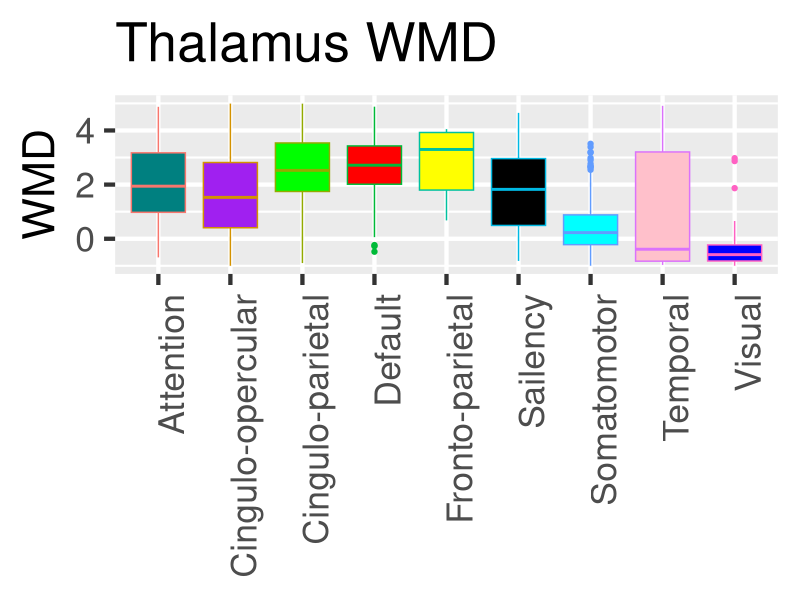
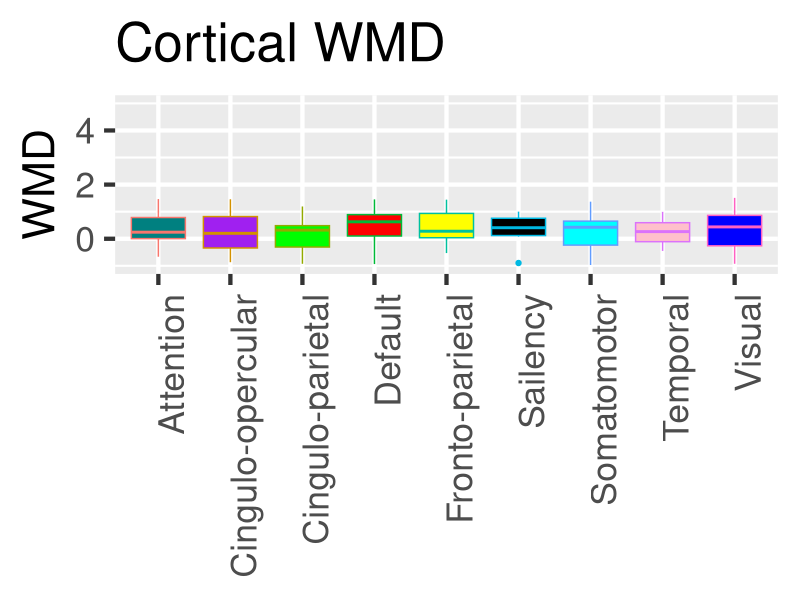
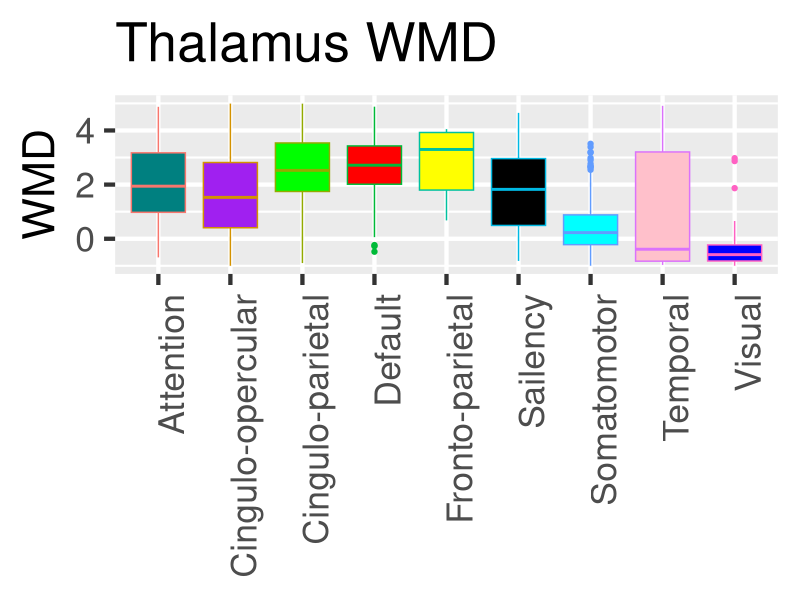
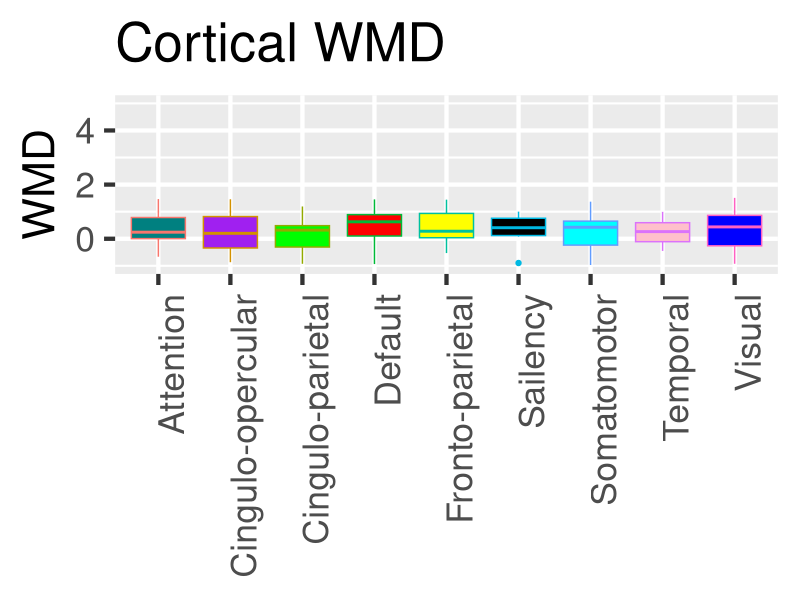

Write R code to recreate these figures, in order. (Note: this script raises an error after producing the figures.)
setwd('/Volumes/neuro/bin/FuncParcel/Data/')


# import libraries
library(ggplot2)
library(reshape2)

#load data

Thalamus_Data = read.csv('Thalamus_nodal.csv', header=TRUE)
Thalamus_Data <- Thalamus_Data[Thalamus_Data$PC<1,]  
#Thalamus_Data <- Thalamus_Data[Thalamus_Data$target_PC<20,]

Cortical_Data = read.csv('Cortical_nodal.csv', header=TRUE)
Cortical_Data <- Cortical_Data[Cortical_Data$PC>0,]  
Cortical_Data <- Cortical_Data[Cortical_Data$Associated.System!='Other',] 

CI_colors <- c("#008080", "purple", "green", "red", "yellow", "black", "cyan", "pink", "blue")

### boxplot to compare nodal roles between each partition, for thalamus and cortex
Variables_to_plot <- c('WMD'  ) #'NNC', 'BNWR', 'bcc' 'WMD'
for (v in Variables_to_plot){
  Thalamus_boxplot <- ggplot(data = Thalamus_Data, aes_string(x="Associated.System", y=v, fill="Associated.System", colour="Associated.System")) + geom_boxplot(outlier.colour = NULL) #+geom_point() + geom_jitter(position = position_jitter(width = .1))
  Thalamus_boxplot <- Thalamus_boxplot + ggtitle(paste("Thalamus", v)) + scale_fill_manual(values=CI_colors)  + theme_grey(base_size = 32)  + theme(axis.text.x=element_text(angle=90, hjust=1), axis.title.x=element_blank(), legend.position="none")
  Thalamus_boxplot <- Thalamus_boxplot + ylim( -1, 5)
  plot(Thalamus_boxplot)
  ggsave(filename = paste(v,'_tha_box.pdf', sep=''), plot = Thalamus_boxplot, units = c("in"),width=8, height=8) 

  Cortical_boxplot <- ggplot(data = Cortical_Data, aes_string(x="Associated.System", y=v, fill="Associated.System", colour="Associated.System")) + geom_boxplot(outlier.colour = NULL) #+geom_point() + geom_jitter(position = position_jitter(width = .1))
  Cortical_boxplot <- Cortical_boxplot + ggtitle(paste("Cortical", v))+ scale_fill_manual(values=CI_colors) + theme_grey(base_size = 32)  + theme(axis.text.x=element_text(angle=90, hjust=1), axis.title.x=element_blank(), legend.position="none")
  Cortical_boxplot <- Cortical_boxplot + ylim( -1, 5)
  plot(Cortical_boxplot)
  ggsave(filename = paste(v,'_cortical_box.pdf', sep=''), plot = Cortical_boxplot, units = c("in"),width=8, height=8) 
}

### plot to compare within thalamus nodal role
Variables_to_plot <- c('PC','within_PC','WMD', 'within_WMD', 'target_PC')

Thalamus_pc_plot <-ggplot(data = Thalamus_Data, aes(x=target_PC, y=PC))+geom_point()
plot(Thalamus_pc_plot)


### look at correlation between dataset
Thalamus_pc_plot <-ggplot(data = Thalamus_Data, aes(x=MGH_NNC, y=NKI_NNC))+geom_point()
plot(Thalamus_pc_plot)

### look at correlation between thalamic voxel nodal property and its cortical target
Thalamus_Target_Data = read.csv('Thalamus_target.csv', header=TRUE)
total <- merge(Thalamus_Target_Data,Thalamus_Data,by="Voxel")

Thalamus_pc_plot <-ggplot(data = total, aes(x=PC , y=Target.PC))+geom_point() + geom_jitter(position = position_jitter(width = .1)) +  scale_colour_manual(values=CI_colors) 
Thalamus_pc_plot <- Thalamus_pc_plot + stat_smooth(method = 'lm', fill="blue", colour="darkblue", size=2) + theme_grey(base_size = 32) + ylab("Cortical ROIs' PC")+ xlab("Thalamic Voxels' PC")    
plot(Thalamus_pc_plot)
ggsave(filename = "Thalamocortical_PC.pdf", plot = Thalamus_pc_plot, units = c("in"),width=8, height=8) 

Thalamus_wmd_plot <-ggplot(data = total, aes(x=WMD , y=Target.WMD))+geom_point() + geom_jitter(position = position_jitter(width = .1)) +  scale_colour_manual(values=CI_colors) 
Thalamus_wmd_plot <- Thalamus_pc_plot + stat_smooth(method = 'lm', fill="blue", colour="darkblue", size=2) + theme_grey(base_size = 32)+ ylab("Cortical ROIs' WMD")+ xlab("Thalamic Voxels' WMD") 
plot(Thalamus_wmd_plot)
ggsave(filename = "Thalamocortical_WMD.pdf", plot = Thalamus_wmd_plot, units = c("in"),width=8, height=8) 

## look at tsnr
Thalamus_boxplot <- ggplot(data = Thalamus_Data, aes_string(x="Associated.System", y="TSNR", fill="Associated.System")) + geom_boxplot() #+geom_point() + geom_jitter(position = position_jitter(width = .1))
plot(Thalamus_boxplot)




## look at patient data
WarmScale<-c("#feb24c", "#fd8d3c", "#fc4e2a", "#e31a1c", "#b10026")
BlueScale<-c("#9ecae1", "#6baed6",  "#4292c6", "#2171b5", "#084594")
cScale <- c("#e7298a",
"#beaed4",
"#fdc086",
"#ffff99",
"#386cb0")
patient_data = read.csv('patient_df.csv', header=TRUE)

plot_data = melt(patient_data, id_vars = c("SubjID", "Voxel", "CI", "PC"), measure.vars = c("Target_connected_weight", "nonTarget_connected_weight"))

patient_plot <-ggplot(plot_data , aes(x=PC , y=value, colour=variable))+geom_point(size=3, aes(shape = factor(SubjID)))+ scale_colour_manual(values=c("Red", "Black")) + facet_grid(.~CI)
                                                                                                                                            
patient_plot
